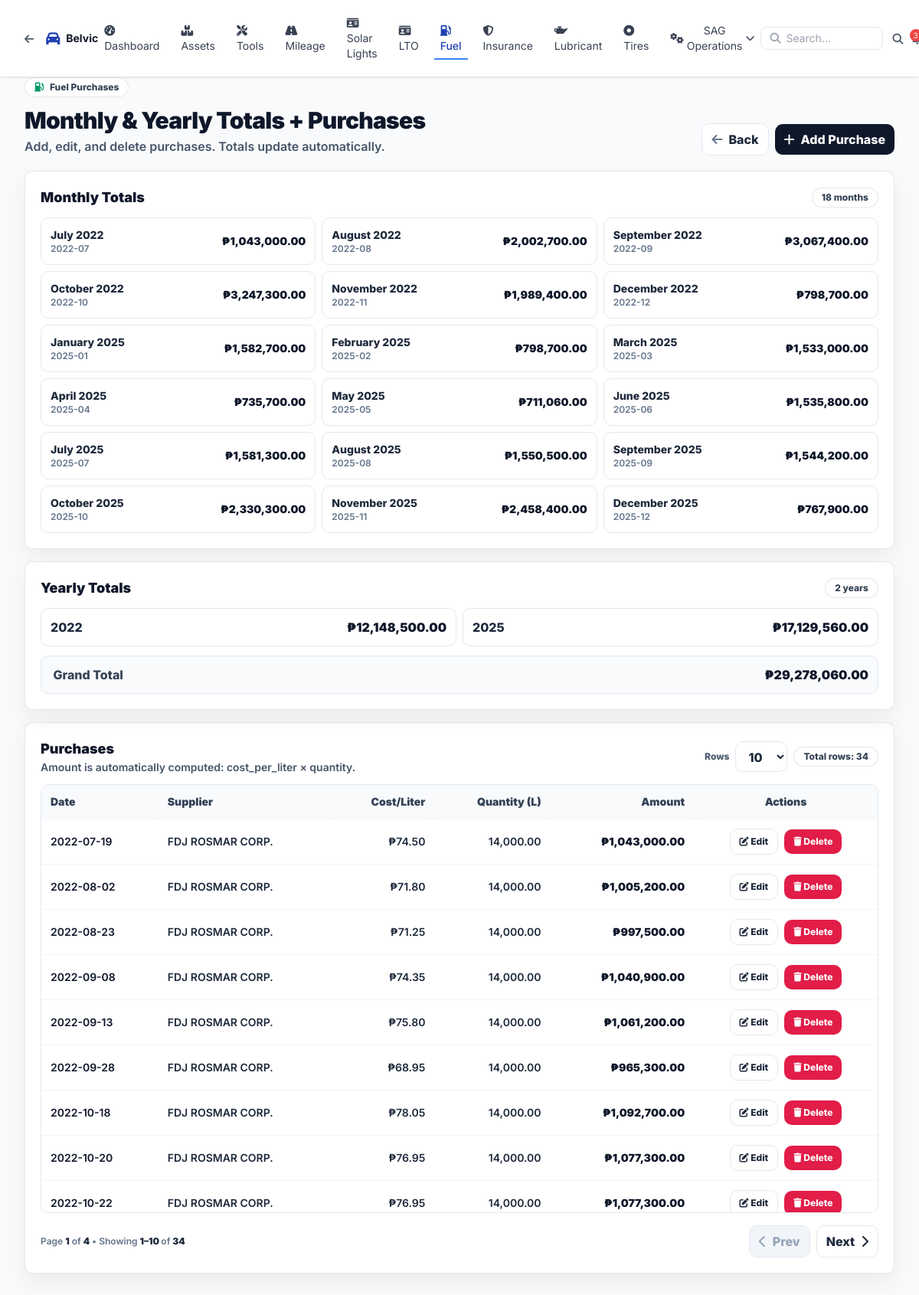
Page /pages/fuel.php (signed in) on the committed database.
### tables this page shows
CREATE TABLE `fuel_purchases` (
  `id` int(11) NOT NULL,
  `purchase_date` date NOT NULL,
  `supplier` varchar(150) NOT NULL,
  `cost_per_liter` decimal(10,2) NOT NULL,
  `quantity` decimal(10,2) NOT NULL,
  `created_at` timestamp NOT NULL DEFAULT current_timestamp()
);

### pages/fuel.php (the view, shortened to what this page needs)
<?php
require_once '../config/conn.php';
function e($v){ return htmlspecialchars((string)$v, ENT_QUOTES, 'UTF-8'); }
function buildQueryUrl($overrides = []) {
  $params = $_GET;
  foreach ($overrides as $k => $v) {
    if ($v === null) unset($params[$k]);
    else $params[$k] = $v;
  }
  $base = strtok($_SERVER["REQUEST_URI"], '?');
  $qs = http_build_query($params);
  return $base . ($qs ? ('?' . $qs) : '');
}
$totalsSql = "SELECT purchase_date, (cost_per_liter * quantity) AS amount
             FROM fuel_purchases
             ORDER BY purchase_date ASC";
$totalsRes = $conn->query($totalsSql);
$monthlyTotals = [];
$yearlyTotals  = [];
if ($totalsRes) {
  while ($r = $totalsRes->fetch_assoc()) {
    $monthKey = date('Y-m', strtotime($r['purchase_date']));
    $yearKey  = date('Y', strtotime($r['purchase_date']));
    $amount   = (float)$r['amount'];
    if (!isset($monthlyTotals[$monthKey])) $monthlyTotals[$monthKey] = 0;
    if (!isset($yearlyTotals[$yearKey]))  $yearlyTotals[$yearKey]  = 0;
    $monthlyTotals[$monthKey] += $amount;
    $yearlyTotals[$yearKey]  += $amount;
  }
}
$grandTotal = array_sum($yearlyTotals);
$page = isset($_GET['page']) ? (int)$_GET['page'] : 1;
$perPage = isset($_GET['per_page']) ? (int)$_GET['per_page'] : 10;
$countRes = $conn->query("SELECT COUNT(*) AS c FROM fuel_purchases");
$totalRows = 0;
if ($countRes) {
  $totalRows = (int)($countRes->fetch_assoc()['c'] ?? 0);
}
$totalPages = max(1, (int)ceil($totalRows / $perPage));
$offset = ($page - 1) * $perPage;
$listSql = "SELECT id, purchase_date, supplier, cost_per_liter, quantity, (cost_per_liter * quantity) AS amount
            FROM fuel_purchases
            ORDER BY purchase_date ASC
            LIMIT ? OFFSET ?";
$stmt = $conn->prepare($listSql);
$stmt->bind_param("ii", $perPage, $offset);
$stmt->execute();
$listRes = $stmt->get_result();
$purchases = [];
while ($row = $listRes->fetch_assoc()) $purchases[] = $row;
$prevUrl = ($page > 1) ? buildQueryUrl(['page' => $page - 1]) : null;
$nextUrl = ($page < $totalPages) ? buildQueryUrl(['page' => $page + 1]) : null;
?>
<!DOCTYPE html>
<html lang="en">
<head>
<script src="https://cdn.tailwindcss.com"></script>
<link rel="stylesheet" href="https://cdnjs.cloudflare.com/ajax/libs/font-awesome/6.4.0/css/all.min.css">
</head>
<?php include '../bar/navbar.php'; ?>
<body class="min-h-screen bg-slate-50 bg-grid">
  <div class="w-full px-4 md:px-8 py-6 md:py-8">
    <div class="flex flex-col gap-3 md:flex-row md:items-end md:justify-between mb-5">
      <div>
        <div class="inline-flex items-center gap-2 text-xs font-extrabold text-slate-700 chip px-3 py-1">
          <i class="fa-solid fa-gas-pump text-emerald-600"></i>
          Fuel Purchases
        </div>
        <h1 class="mt-3 text-2xl md:text-3xl font-black text-slate-900 tracking-tight">
          Monthly & Yearly Totals + Purchases
        </h1>
        <p class="mt-1 text-slate-600 font-semibold">
          Add, edit, and delete purchases. Totals update automatically.
        </p>
      </div>
      <div class="flex flex-wrap items-center gap-2">
        <a href="javascript:history.back()"
           class="inline-flex items-center gap-2 px-3 py-2 soft border border-slate-200 bg-white font-extrabold text-slate-800 hover:bg-slate-50">
          <i class="fa-solid fa-arrow-left text-slate-500"></i> Back
        </a>
        <button
          type="button"
          class="inline-flex items-center gap-2 px-3 py-2 soft bg-slate-900 text-white font-extrabold hover:bg-slate-800"
          onclick="openCreate()"
        >
          <i class="fa-solid fa-plus"></i> Add Purchase
        </button>
      </div>
    </div>
    <div class="grid grid-cols-1 xl:grid-cols-12 gap-4 mb-4">
      <div class="xl:col-span-7 card p-4 md:p-5">
        <div class="flex items-center justify-between mb-3">
          <h2 class="text-lg font-black text-slate-900">Monthly Totals</h2>
          <span class="chip px-3 py-1 text-xs font-extrabold text-slate-700">
            <?php echo number_format(count($monthlyTotals)); ?> months
          </span>
        </div>
        <div class="grid grid-cols-1 sm:grid-cols-2 lg:grid-cols-3 gap-2">
          <?php foreach($monthlyTotals as $month => $total): ?>
            <div class="p-3 soft border border-slate-200 bg-white flex items-center justify-between gap-3">
              <div class="min-w-0">
                <div class="text-sm font-extrabold text-slate-800 truncate">
                  <?php echo date('F Y', strtotime($month.'-01')); ?>
                </div>
                <div class="text-xs font-semibold text-slate-500"><?php echo e($month); ?></div>
              </div>
              <div class="text-sm font-black text-slate-900 whitespace-nowrap">
                ₱<?php echo number_format((float)$total, 2); ?>
              </div>
            </div>
          <?php endforeach; ?>
        </div>
      </div>
      <div class="xl:col-span-5 card p-4 md:p-5">
        <div class="flex items-center justify-between mb-3">
          <h2 class="text-lg font-black text-slate-900">Yearly Totals</h2>
          <span class="chip px-3 py-1 text-xs font-extrabold text-slate-700">
            <?php echo number_format(count($yearlyTotals)); ?> years
          </span>
        </div>
        <div class="grid grid-cols-1 sm:grid-cols-2 xl:grid-cols-1 gap-2">
          <?php foreach($yearlyTotals as $year => $total): ?>
            <div class="p-3 soft border border-slate-200 bg-white flex items-center justify-between">
              <span class="font-extrabold text-slate-800"><?php echo e($year); ?></span>
              <span class="font-black text-slate-900">₱<?php echo number_format((float)$total, 2); ?></span>
            </div>
          <?php endforeach; ?>
        </div>
        <div class="mt-3 p-3 soft border border-slate-200 bg-slate-50 flex items-center justify-between">
          <span class="font-extrabold text-slate-700">
            <i class="fa-solid fa-sigma text-slate-500"></i> Grand Total
          </span>
          <span class="font-black text-slate-900">₱<?php echo number_format((float)$grandTotal, 2); ?></span>
        </div>
      </div>
    </div>
    <div class="card p-4 md:p-5">
      <div class="flex flex-col md:flex-row md:items-center md:justify-between gap-3 mb-3">
        <div>
          <h2 class="text-lg font-black text-slate-900">Purchases</h2>
          <p class="text-sm font-semibold text-slate-600">
            Amount is automatically computed: cost_per_liter × quantity.
          </p>
        </div>
        <div class="flex flex-wrap items-center gap-2">
          <form method="GET" class="flex items-center gap-2">
            <label class="text-xs font-extrabold text-slate-600">Rows</label>
            <select name="per_page" onchange="this.form.submit()"
                    class="px-3 py-2 soft border border-slate-200 bg-white font-extrabold text-slate-800">
              <?php foreach ([5,10,20,50] as $n): ?>
                <option value="<?php echo $n; ?>" <?php echo ($perPage===$n)?'selected':''; ?>>
                  <?php echo $n; ?>
                </option>
              <?php endforeach; ?>
            </select>
          </form>
          <span class="chip px-3 py-1 text-xs font-extrabold text-slate-700">
            Total rows: <?php echo number_format($totalRows); ?>
          </span>
        </div>
      </div>
      <div class="overflow-auto nice-scroll table-sticky soft border border-slate-200" style="max-height: 560px;">
        <table class="w-full text-sm">
          <thead>
            <tr class="text-slate-700">
              <th class="px-3 py-3 text-left font-black">Date</th>
              <th class="px-3 py-3 text-left font-black">Supplier</th>
              <th class="px-3 py-3 text-right font-black">Cost/Liter</th>
              <th class="px-3 py-3 text-right font-black">Quantity (L)</th>
              <th class="px-3 py-3 text-right font-black">Amount</th>
              <th class="px-3 py-3 text-center font-black">Actions</th>
            </tr>
          </thead>
          <tbody class="bg-white">
            <?php foreach($purchases as $p): ?>
              <tr class="border-t border-slate-100 hover:bg-slate-50/70 transition">
                <td class="px-3 py-3 font-semibold text-slate-900 whitespace-nowrap">
                  <?php echo e($p['purchase_date']); ?>
                </td>
                <td class="px-3 py-3 font-semibold text-slate-800">
                  <?php echo e($p['supplier']); ?>
                </td>
                <td class="px-3 py-3 text-right font-semibold text-slate-800 whitespace-nowrap">
                  ₱<?php echo number_format((float)$p['cost_per_liter'], 2); ?>
                </td>
                <td class="px-3 py-3 text-right font-semibold text-slate-800 whitespace-nowrap">
                  <?php echo number_format((float)$p['quantity'], 2); ?>
                </td>
                <td class="px-3 py-3 text-right font-black text-slate-900 whitespace-nowrap">
                  ₱<?php echo number_format((float)$p['amount'], 2); ?>
                </td>
                <td class="px-3 py-3 text-center">
                  <div class="inline-flex items-center gap-2">
                    <button
                      type="button"
                      class="px-3 py-2 soft border border-slate-200 bg-white text-slate-800 font-extrabold hover:bg-slate-50 text-xs"
                      onclick='openEdit(<?php echo (int)$p["id"]; ?>, <?php echo json_encode($p["purchase_date"]); ?>, <?php echo json_encode($p["supplier"]); ?>, <?php echo json_encode((string)$p["cost_per_liter"]); ?>, <?php echo json_encode((string)$p["quantity"]); ?>)'
                    >
                      <i class="fa-solid fa-pen-to-square"></i> Edit
                    </button>
                    <form method="POST" onsubmit="return confirmDelete();" class="inline">
                      <button
                        type="submit"
                        class="px-3 py-2 soft bg-rose-600 text-white font-extrabold hover:bg-rose-700 text-xs"
                      >
                        <i class="fa-solid fa-trash"></i> Delete
                      </button>
                    </form>
                  </div>
                </td>
              </tr>
            <?php endforeach; ?>
          </tbody>
        </table>
      </div>
      <div class="mt-4 flex flex-col sm:flex-row sm:items-center sm:justify-between gap-3">
        <div class="text-xs font-semibold text-slate-500">
          Page <span class="font-black text-slate-800"><?php echo (int)$page; ?></span>
          of <span class="font-black text-slate-800"><?php echo (int)$totalPages; ?></span>
          • Showing
          <span class="font-black text-slate-800">
            <?php
              if ($totalRows === 0) echo "0";
              else {
                $from = $offset + 1;
                $to = min($offset + $perPage, $totalRows);
                echo number_format($from) . "–" . number_format($to);
              }
            ?>
          </span>
          of <span class="font-black text-slate-800"><?php echo number_format($totalRows); ?></span>
        </div>
        <div class="flex items-center justify-end gap-2">
          <a
            href="<?php echo $prevUrl ? e($prevUrl) : '#'; ?>"
            class="inline-flex items-center gap-2 px-3 py-2 soft border border-slate-200 font-extrabold
                   <?php echo $prevUrl ? 'bg-white text-slate-800 hover:bg-slate-50' : 'bg-slate-100 text-slate-400 cursor-not-allowed pointer-events-none'; ?>"
          >
            <i class="fa-solid fa-chevron-left"></i> Prev
          </a>
          <a
            href="<?php echo $nextUrl ? e($nextUrl) : '#'; ?>"
            class="inline-flex items-center gap-2 px-3 py-2 soft border border-slate-200 font-extrabold
                   <?php echo $nextUrl ? 'bg-white text-slate-800 hover:bg-slate-50' : 'bg-slate-100 text-slate-400 cursor-not-allowed pointer-events-none'; ?>"
          >
            Next <i class="fa-solid fa-chevron-right"></i>
          </a>
        </div>
      </div>
    </div>
  </div>
</body>
</html>

### pages/fuel.php (style rules this page uses)
:root { color-scheme: light; }
body { font-family: Inter, system-ui, -apple-system, Segoe UI, Roboto, Arial, sans-serif; }
.card { background: rgba(255,255,255,.92); border: 1px solid rgba(15,23,42,.10); border-radius: 10px; box-shadow: 0 12px 30px rgba(2, 6, 23, 0.06); }
.soft { border-radius: 10px; }
.chip { border: 1px solid rgba(15,23,42,.10); background: rgba(255,255,255,.90); border-radius: 999px; }
.table-sticky thead th { position: sticky; top: 0; z-index: 5; background: rgba(248,250,252,.95); backdrop-filter: blur(8px); }

### rows in the picture
fuel_purchases: purchase_date "2022-07-19", supplier "FDJ ROSMAR CORP.", cost_per_liter "74.50", quantity "14,000.00", amount "1,043,000.00"
fuel_purchases: purchase_date "2022-08-02", supplier "FDJ ROSMAR CORP.", cost_per_liter "71.80", quantity "14,000.00", amount "1,005,200.00"
fuel_purchases: purchase_date "2022-08-23", supplier "FDJ ROSMAR CORP.", cost_per_liter "71.25", quantity "14,000.00", amount "997,500.00"
fuel_purchases: purchase_date "2022-09-08", supplier "FDJ ROSMAR CORP.", cost_per_liter "74.35", quantity "14,000.00", amount "1,040,900.00"
fuel_purchases: purchase_date "2022-09-13", supplier "FDJ ROSMAR CORP.", cost_per_liter "75.80", quantity "14,000.00", amount "1,061,200.00"
fuel_purchases: purchase_date "2022-09-28", supplier "FDJ ROSMAR CORP.", cost_per_liter "68.95", quantity "14,000.00", amount "965,300.00"
fuel_purchases: purchase_date "2022-10-18", supplier "FDJ ROSMAR CORP.", cost_per_liter "78.05", quantity "14,000.00", amount "1,092,700.00"
fuel_purchases: purchase_date "2022-10-20", supplier "FDJ ROSMAR CORP.", cost_per_liter "76.95", quantity "14,000.00", amount "1,077,300.00"
fuel_purchases: purchase_date "2022-10-22", supplier "FDJ ROSMAR CORP.", cost_per_liter "76.95", quantity "14,000.00", amount "1,077,300.00"

### other values in the picture
count($monthlyTotals) "18"
date('F Y', strtotime($month.'-01')) "July 2022"
$month "2022-07"
$total "1,043,000.00"
date('F Y', strtotime($month.'-01')) "August 2022"
$month "2022-08"
$total "2,002,700.00"
date('F Y', strtotime($month.'-01')) "September 2022"
$month "2022-09"
$total "3,067,400.00"
date('F Y', strtotime($month.'-01')) "October 2022"
$month "2022-10"
$total "3,247,300.00"
date('F Y', strtotime($month.'-01')) "November 2022"
$month "2022-11"
